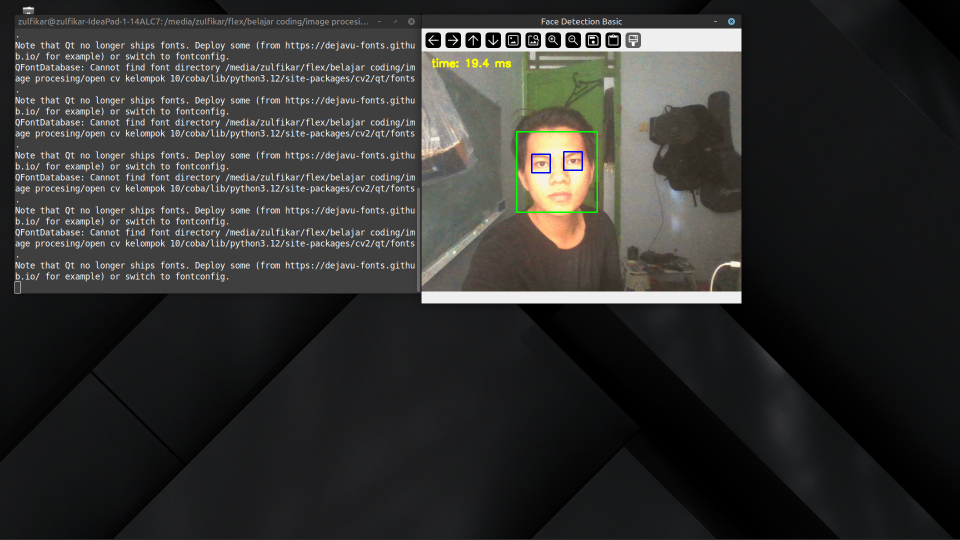
#> input picture test image processing di laptop/dokumentasi/1.png, 1920 x 1080 px, given in place of the camera (shown at 1/2 size)
$ python face_detection_basic.py
#> lines starting #> are read from the running program, lines starting #| are printed output that depends on the picture; after the words box and inside, x2 and y2 are one past the last pixel; in counts of white or black regions, pixels touching at a corner belong together
import time

import cv2 as cv


def main():
    face_cascade_path = cv.data.haarcascades + "haarcascade_frontalface_default.xml"
    eye_cascade_path = cv.data.haarcascades + "haarcascade_eye.xml"

    face_cascade = cv.CascadeClassifier(face_cascade_path)
    eye_cascade = cv.CascadeClassifier(eye_cascade_path)

    if face_cascade.empty() or eye_cascade.empty():
        print("Gagal load file cascade. Cek instalasi OpenCV.")
        return

    cap = cv.VideoCapture(0)
    if not cap.isOpened():
        print("Kamera tidak bisa dibuka.")
        return

    # Turunkan resolusi untuk laptop entry-level agar lebih ringan.
    cap.set(cv.CAP_PROP_FRAME_WIDTH, 640)
    cap.set(cv.CAP_PROP_FRAME_HEIGHT, 480)

    print("Face detection berjalan. Tekan ESC untuk keluar.")

    while True:
        ok, frame = cap.read()
#> frame is the input picture: shape (1080, 1920, 3); mean B, G, R 48.8, 50.5, 50.8
        if not ok:
            print("Gagal membaca frame.")
            break

        t0 = time.time()

        gray = cv.cvtColor(frame, cv.COLOR_BGR2GRAY)
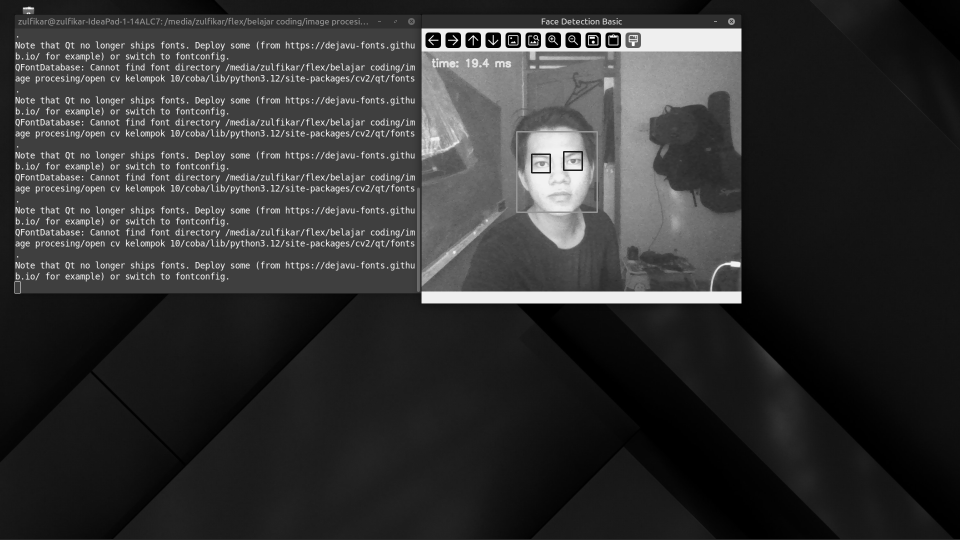
#> gray: shape (1080, 1920) (shown at 1/2 size); min 0, max 255, mean 50.4
        gray = cv.equalizeHist(gray)
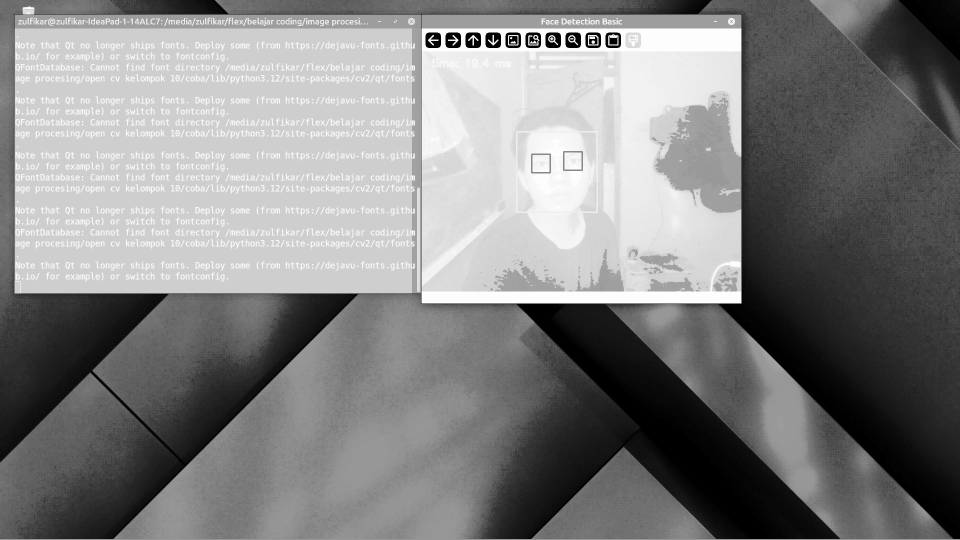
#> gray: shape (1080, 1920) (shown at 1/2 size); min 0, max 255, mean 130.1

        faces = face_cascade.detectMultiScale(
            gray,
            scaleFactor=1.2,
            minNeighbors=5,
            minSize=(40, 40),
        )
#> faces = ()

        vis = frame.copy()

        for (x, y, w, h) in faces:
            cv.rectangle(vis, (x, y), (x + w, y + h), (0, 255, 0), 2)

            roi_gray = gray[y : y + h, x : x + w]
            roi_vis = vis[y : y + h, x : x + w]

            eyes = eye_cascade.detectMultiScale(
                roi_gray,
                scaleFactor=1.15,
                minNeighbors=7,
                minSize=(20, 20),
            )

            for (ex, ey, ew, eh) in eyes:
                cv.rectangle(roi_vis, (ex, ey), (ex + ew, ey + eh), (255, 0, 0), 2)
#> this loop made 0 passes

        dt_ms = (time.time() - t0) * 1000.0
        cv.putText(
            vis,
            f"time: {dt_ms:.1f} ms",
            (20, 30),
            cv.FONT_HERSHEY_SIMPLEX,
            0.7,
            (0, 255, 255),
            2,
            cv.LINE_AA,
        )
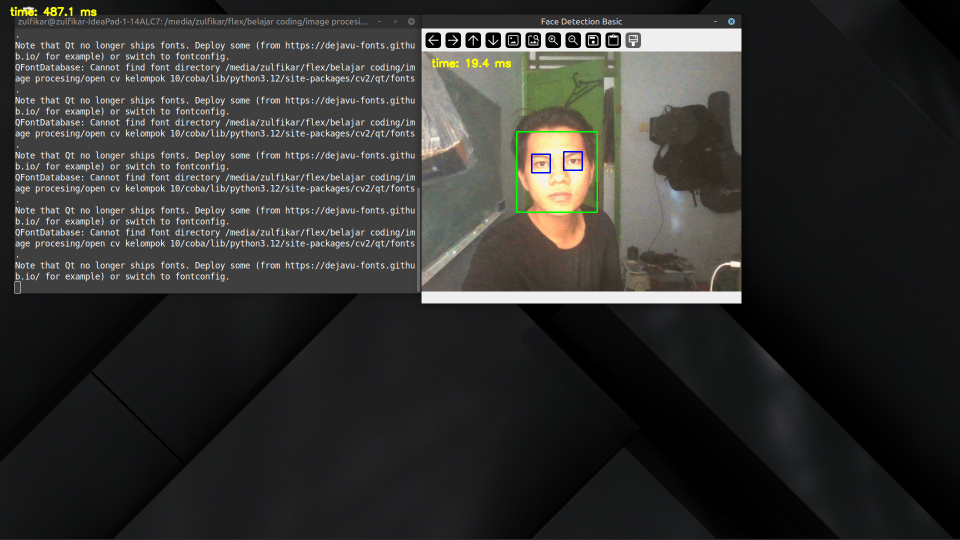
#> vis: shape (1080, 1920, 3) (shown at 1/2 size); 0.09% of pixels changed, all inside (x1, y1, x2, y2) = (19, 13, 194, 33)

        cv.imshow("Face Detection Basic", vis)
        if cv.waitKey(1) & 0xFF == 27:  # ESC
#> (key Esc is pressed here)
            break

    cap.release()
    cv.destroyAllWindows()


if __name__ == "__main__":
    main()
